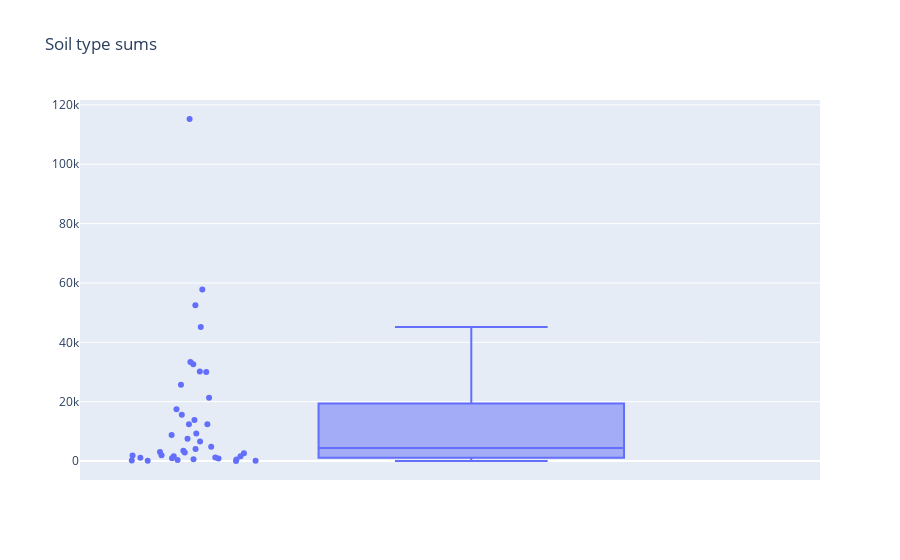

The code cell stored with this chart in its notebook:
### Code cell
data = [go.Box(y=soil_df['sum'], name='', boxpoints='all', jitter=0.5, pointpos=-1.8, text=soil_df.index)]
layout = go.Layout(title='Soil type sums', 
                   hovermode='closest')
fig=go.Figure(data=data, layout=layout)
fig.show()

### Figure 1 — Plotly figure (JSON) as saved in the notebook; plotly's stock layout.template omitted (floating-point values rounded to 4 significant figures)
{"data": [{"boxpoints": "all", "jitter": 0.5, "name": "", "pointpos": -1.8, "text": ["soil_type1", "soil_type2", "soil_type3", "soil_type4", "soil_type5", "soil_type6", "soil_type7", "soil_type8", "soil_type9", "soil_type10", "soil_type11", "soil_type12", "soil_type13", "soil_type14", "soil_type15", "soil_type16", "soil_type17", "soil_type18", "soil_type19", "soil_type20", "soil_type21", "soil_type22", "soil_type23", "soil_type24", "soil_type25", "soil_type26", "soil_type27", "soil_type28", "soil_type29", "soil_type30", "soil_type31", "soil_type32", "soil_type33", "soil_type34", "soil_type35", "soil_type36", "soil_type37", "soil_type38", "soil_type39", "soil_type40"], "type": "box", "y": [3031, 7525, 4823, 12396, 1597, 6575, 105, 179, 1147, 32634, 12410, 29971, 17431, 599, 3, 2845, 3422, 1899, 4021, 9259, 838, 33373, 57752, 21278, 474, 2589, 1086, 946, 115247, 30170, 25666, 52519, 45154, 1611, 1891, 119, 298, 15573, 13806, 8750]}], "layout": {"autosize": true, "hovermode": "closest", "title": {"text": "Soil type sums"}, "xaxis": {"autorange": true, "range": [-0.6258, 0.5593], "type": "category"}, "yaxis": {"autorange": true, "range": [-6399.0, 121600.0], "type": "linear"}}}
